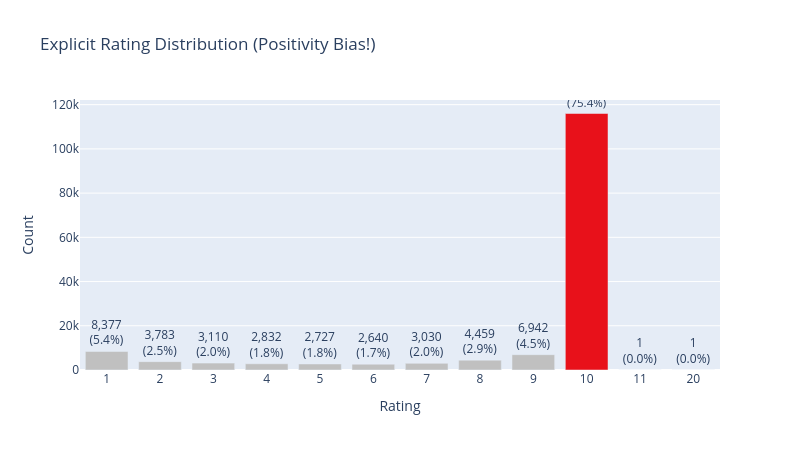

Here is the notebook cell this chart was saved with:
### Markdown cell above
## 5. Explicit Rating Distribution

Let's look at how the explicit ratings are distributed. The data suffers from heavy positivity bias, with the vast majority being perfect scores (10).

### Code cell
rating_counts = explicit["rating"].value_counts().sort_index()

fig = go.Figure(go.Bar(
    x=rating_counts.index.astype(str),
    y=rating_counts.values,
    marker_color=["#c0c0c0"] * 9 + ["#e8111a"],  # highlight rating=10
    text=[f"{v:,}<br>({v/len(explicit)*100:.1f}%)" for v in rating_counts.values],
    textposition="outside",
))
fig.update_layout(
    title="Explicit Rating Distribution (Positivity Bias!)",
    xaxis_title="Rating",
    yaxis_title="Count",
    height=450, width=800,
)
fig.show()
print(f"Rating = 10: {(explicit['rating']==10).sum():,} ({(explicit['rating']==10).mean()*100:.1f}%)")

### Figure 1 — Plotly figure (JSON) as saved in the notebook; plotly's stock layout.template omitted (floating-point values rounded to 4 significant figures)
{"data": [{"marker": {"color": ["#c0c0c0", "#c0c0c0", "#c0c0c0", "#c0c0c0", "#c0c0c0", "#c0c0c0", "#c0c0c0", "#c0c0c0", "#c0c0c0", "#e8111a"]}, "text": ["8,377<br>(5.4%)", "3,783<br>(2.5%)", "3,110<br>(2.0%)", "2,832<br>(1.8%)", "2,727<br>(1.8%)", "2,640<br>(1.7%)", "3,030<br>(2.0%)", "4,459<br>(2.9%)", "6,942<br>(4.5%)", "116,005<br>(75.4%)", "1<br>(0.0%)", "1<br>(0.0%)"], "textposition": "outside", "type": "bar", "x": ["1", "2", "3", "4", "5", "6", "7", "8", "9", "10", "11", "20"], "y": [8377, 3783, 3110, 2832, 2727, 2640, 3030, 4459, 6942, 116005, 1, 1]}], "layout": {"height": 450, "title": {"text": "Explicit Rating Distribution (Positivity Bias!)"}, "width": 800, "xaxis": {"title": {"text": "Rating"}}, "yaxis": {"title": {"text": "Count"}}}}
